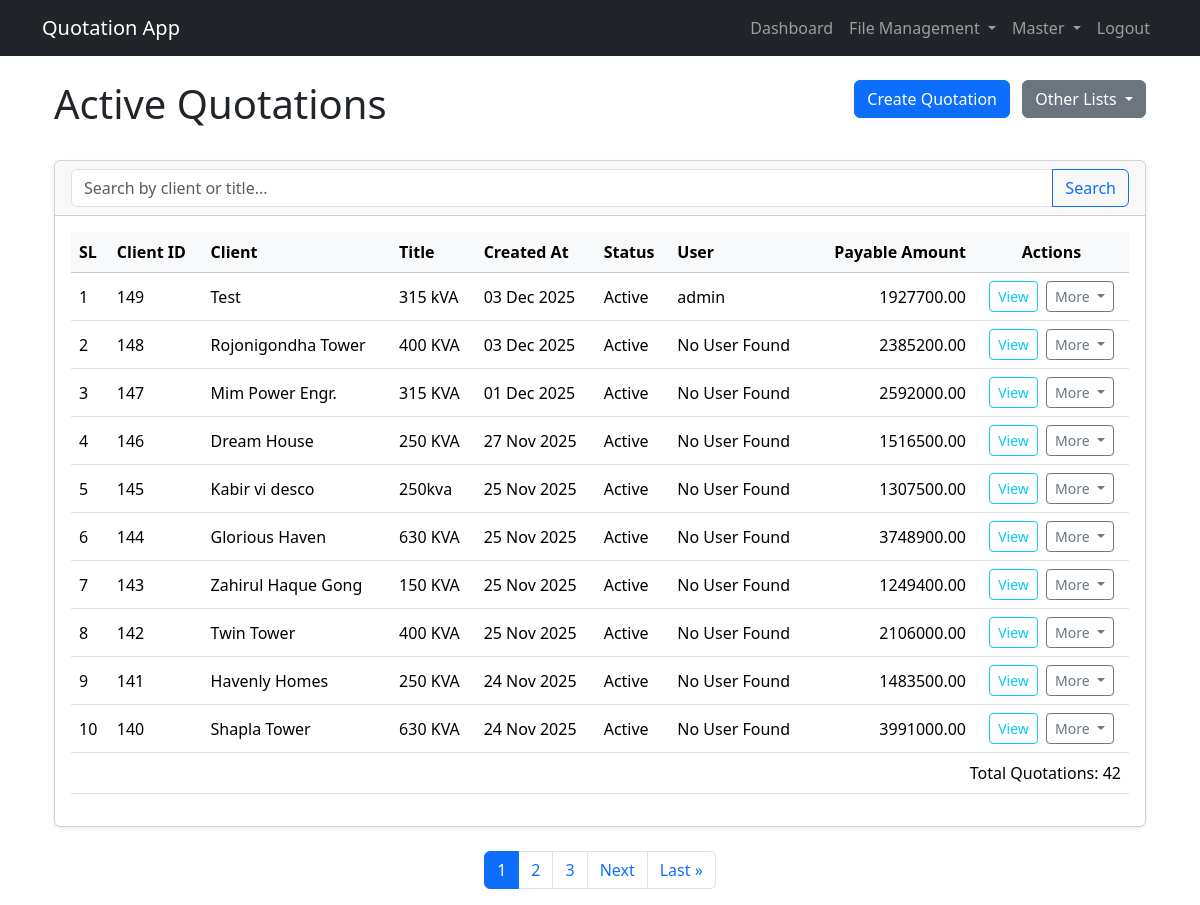
The app's page / (signed in) with its own data.
### pages/models.py (models this page shows, shortened)
class Quotation(models.Model):
    STATUS_CHOICES = (
        ('active', 'Active'),
        ('archived', 'Archived'),
        ('rejected', 'Rejected'),
        ('achieved', 'Achieved'),
    )
    reference = models.CharField(max_length=20, null=True, blank=True)
    title = models.CharField(max_length=255)
    client_name = models.CharField(max_length=255)
    template = models.ForeignKey(QuotationTemplate, on_delete=models.SET_NULL, null=True, blank=True)
    created_at = models.DateTimeField(auto_now_add=True)
    updated_at = models.DateTimeField(auto_now=True)
    status = models.CharField(max_length=10, choices=STATUS_CHOICES, default='active')
    user = models.ForeignKey('auth.User', on_delete=models.SET_NULL, null=True, blank=True)
    discount = models.FloatField(default=0)
    def total_amount(self):
        return sum(group.subtotal() for group in self.groups.all())
    def payable_amount(self):
        return self.total_amount() - self.discount

class QuotationGroup(models.Model):
    quotation = models.ForeignKey(Quotation, on_delete=models.CASCADE, related_name='groups')
    name = models.CharField(max_length=255)
    def subtotal(self):
        return sum(item.total_price for item in self.items.all())

class QuotationItem(models.Model):
    group = models.ForeignKey(QuotationGroup, on_delete=models.CASCADE, related_name='items')
    item = models.ForeignKey(Item, on_delete=models.SET_NULL, null=True, blank=True)
    description = models.CharField(max_length=255, blank=True, null=True)
    unit = models.ForeignKey(Unit, on_delete=models.SET_NULL, null=True, blank=True)
    qty = models.FloatField(default=0)
    unit_price = models.FloatField(default=0)
    total_price = models.FloatField(default=0)

### pages/views.py (the view)
# urls.py: path('', QuotationListView.as_view(), name='quotation_list'),
@method_decorator(login_required, name='dispatch')
class QuotationListView(ListView):
    model = Quotation
    template_name = 'pages/quotations/quotation_list.html'
    context_object_name = 'quotations'
    paginate_by = 10
    def get_queryset(self):
        queryset = Quotation.objects.filter(status='active').order_by('-created_at')
        search_query = self.request.GET.get('q')
        if search_query:
            queryset = queryset.filter(
                Q(title__icontains=search_query) |
                Q(client_name__icontains=search_query)
            )
        return queryset
    def get_context_data(self, **kwargs):
        context = super().get_context_data(**kwargs)
        quotations = self.get_queryset()
        paginator = Paginator(quotations, self.paginate_by)
        page = self.request.GET.get('page')
        try:
            quotations_page = paginator.page(page)
        except PageNotAnInteger:
            quotations_page = paginator.page(1)
        except EmptyPage:
            quotations_page = paginator.page(paginator.num_pages)
        context['quotations'] = quotations_page
        return context

### templates/pages/quotations/quotation_list.html (shortened to what this page needs)
{% extends 'base.html' %}
{% block content %}
<div class="container-fluid">
    <div class="row mb-4">
        <div class="col-md-6">
            <h1>Active Quotations</h1>
        </div>
        <div class="col-md-6 text-md-end">
            <a href="{% url 'quotation_create' %}" class="btn btn-primary me-2">Create Quotation</a>
            <div class="btn-group">
                <button type="button" class="btn btn-secondary dropdown-toggle" data-bs-toggle="dropdown" aria-expanded="false">
                    Other Lists
                </button>
            </div>
        </div>
    </div>
    <div class="card shadow-sm mb-4">
        <div class="card-header">
            <form method="get" action="{% url 'quotation_list' %}">
                <div class="input-group">
                    <input type="text" class="form-control" name="q" placeholder="Search by client or title..." value="{{ request.GET.q }}">
                    <button class="btn btn-outline-primary" type="submit">Search</button>
                </div>
            </form>
        </div>
        <div class="card-body">
            <div class="table-responsive">
                <table class="table table-hover align-middle">
                    <thead class="table-light">
                        <tr>
                            <th>SL</th>
                            <th>Client ID</th>
                            <th>Client</th>
                            <th>Title</th>
                            <th>Created At</th>
                            <th>Status</th>
                            <th>User</th>
                            <th class="text-end">Payable Amount</th>
                            <th class="text-center">Actions</th>
                        </tr>
                    </thead>
                    <tbody>
                        {% for quotation in quotations %}
                        <tr>
                            <td>{{ page_obj.start_index|add:forloop.counter0 }}</td>
                            <td>{{ quotation.id }}</td>
                            <td>{{ quotation.client_name }}</td>
                            <td>{{ quotation.title }}</td>
                            <td>{{ quotation.created_at|date:"d M Y" }}</td>
                            <td>{{ quotation.get_status_display }}</td>
                            <td>
                                {% if quotation.user %}
                                    {{ quotation.user.username }}
                                {% else %}
                                    No User Found
                                {% endif %}
                            </td>
                            <td class="text-end">{{ quotation.payable_amount|floatformat:2 }}</td>
                            <td class="text-center">
                                <a href="{% url 'quotation_view' quotation.pk %}" class="btn btn-sm btn-outline-info me-1">View</a>
                                <div class="btn-group">
                                    <button type="button" class="btn btn-sm btn-outline-secondary dropdown-toggle" data-bs-toggle="dropdown" aria-expanded="false">
                                        More
                                    </button>
                                </div>
                            </td>
                        </tr>
                        {% empty %}
                        <tr>
                            <td colspan="7" class="text-center">No active quotations found.</td>
                        </tr>
                        {% endfor %}
                        <tr>
                            <td colspan="9" class="text-end" >Total Quotations: {{quotations.paginator.count }}</td>
                        </tr>
                    </tbody>
                </table>
            </div>
        </div>
    </div>
    {% if quotations.has_other_pages %}
    <nav aria-label="Page navigation">
        <ul class="pagination justify-content-center">
            {% for num in quotations.paginator.page_range %}
              {% if quotations.number == num %}
                <li class="page-item active"><a class="page-link" href="?page={{ num }}">{{ num }}</a></li>
              {% elif num > quotations.number|add:'-3' and num < quotations.number|add:'3' %}
                <li class="page-item"><a class="page-link" href="?page={{ num }}">{{ num }}</a></li>
              {% endif %}
            {% endfor %}
            {% if quotations.has_next %}
            <li class="page-item"><a class="page-link" href="?page={{ quotations.next_page_number }}">Next</a></li>
            <li class="page-item"><a class="page-link" href="?page={{ quotations.paginator.num_pages }}">Last &raquo;</a></li>
            {% endif %}
        </ul>
    </nav>
    {% endif %}
</div>
{% endblock %}

### records on screen
Quotation: start_index|add "1", id "149", client_name "Test", title "315 kVA", created_at "03 Dec 2025", status "Active", user.username "admin", payable_amount "1927700.00"
Quotation: start_index|add "2", id "148", client_name "Rojonigondha Tower", title "400 KVA", created_at "03 Dec 2025", status "Active", shows "No User Found", payable_amount "2385200.00"
Quotation: start_index|add "3", id "147", client_name "Mim Power Engr.", title "315 KVA", created_at "01 Dec 2025", status "Active", shows "No User Found", payable_amount "2592000.00"
Quotation: start_index|add "4", id "146", client_name "Dream House", title "250 KVA", created_at "27 Nov 2025", status "Active", shows "No User Found", payable_amount "1516500.00"
Quotation: start_index|add "5", id "145", client_name "Kabir vi desco", title "250kva", created_at "25 Nov 2025", status "Active", shows "No User Found", payable_amount "1307500.00"
Quotation: start_index|add "6", id "144", client_name "Glorious Haven", title "630 KVA", created_at "25 Nov 2025", status "Active", shows "No User Found", payable_amount "3748900.00"
Quotation: start_index|add "7", id "143", client_name "Zahirul Haque Gong", title "150 KVA", created_at "25 Nov 2025", status "Active", shows "No User Found", payable_amount "1249400.00"
Quotation: start_index|add "8", id "142", client_name "Twin Tower", title "400 KVA", created_at "25 Nov 2025", status "Active", shows "No User Found", payable_amount "2106000.00"
Quotation: start_index|add "9", id "141", client_name "Havenly Homes", title "250 KVA", created_at "24 Nov 2025", status "Active", shows "No User Found", payable_amount "1483500.00"
Quotation: start_index|add "10", id "140", client_name "Shapla Tower", title "630 KVA", created_at "24 Nov 2025", status "Active", shows "No User Found", payable_amount "3991000.00"

### other values on screen
{{ quotations.paginator.count }} "42"
{{ num }} "1"
{{ num }} "2" "3"
